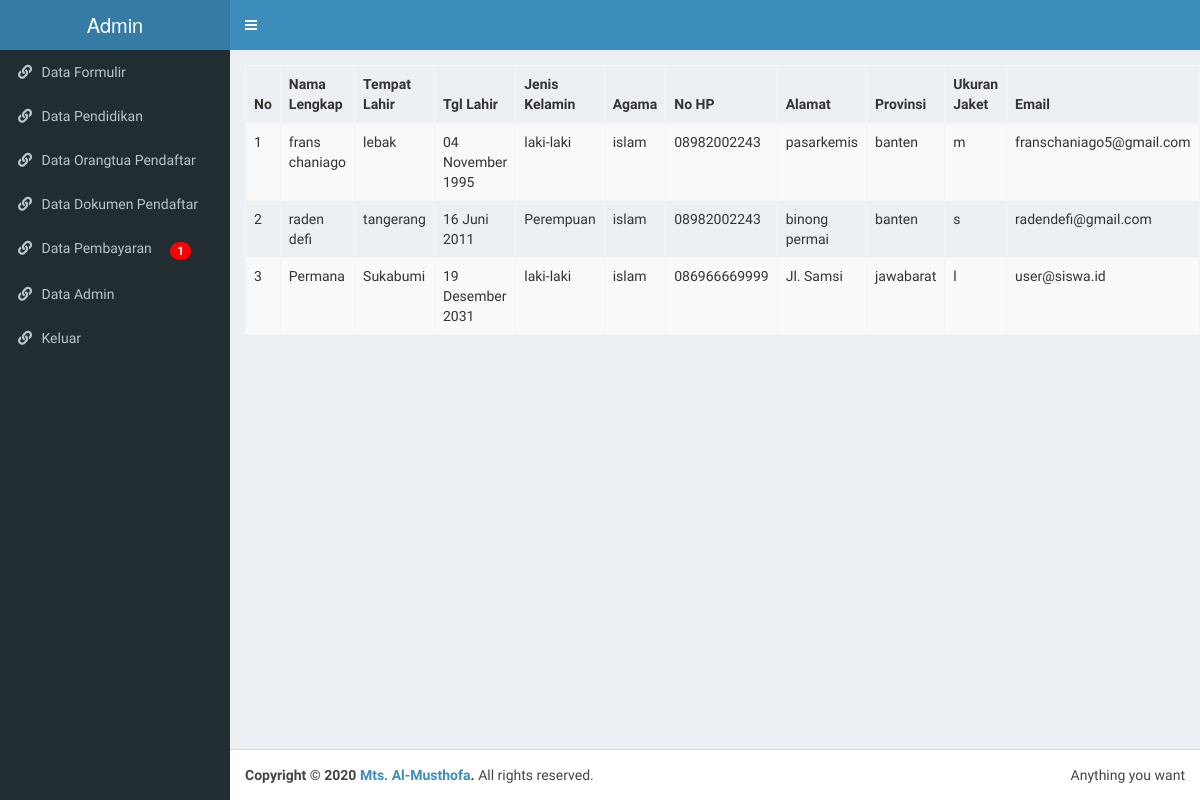
Page /admin/index.php (signed in) on the earlier database version.
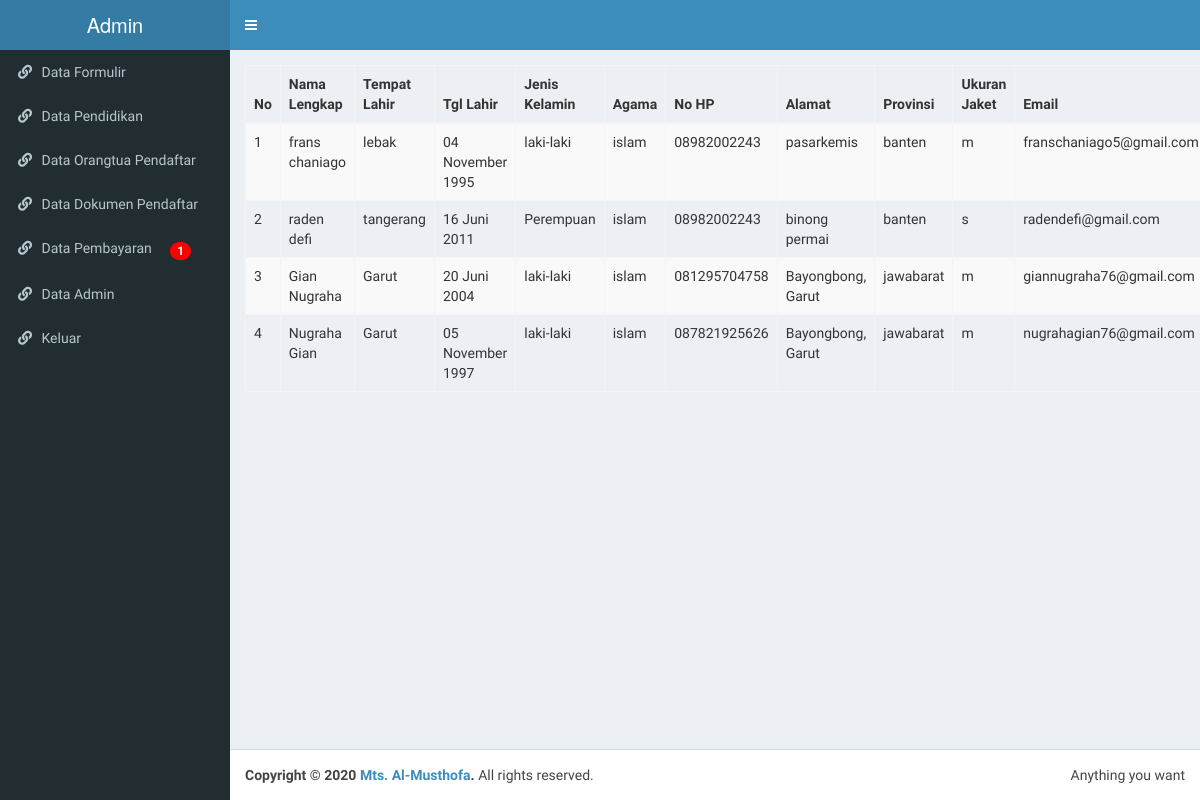
Same page on the later database version.
### tables this page shows
CREATE TABLE `formulir_mhs` (
  `id` int(11) NOT NULL AUTO_INCREMENT,
  `nama_lengkap` varchar(100) NOT NULL,
  `tempat_lahir` varchar(100) NOT NULL,
  `tgl_lahir` date NOT NULL,
  `jenis_kelamin` varchar(20) NOT NULL,
  `agama` varchar(20) NOT NULL,
  `no_hp` varchar(15) NOT NULL,
  `alamat` text NOT NULL,
  `provinsi` varchar(100) NOT NULL,
  `no_jaket` varchar(5) NOT NULL,
  `email` varchar(100) NOT NULL,
  `tgl_daftar` varchar(100) NOT NULL,
  PRIMARY KEY (`id`),
  KEY `nama_lengkap` (`nama_lengkap`)
);

### admin/config/fungsi.php (called while the page is built, shortened)
<?php
function tampilpendaftar(){
	global $konek;
	$sql="SELECT * FROM formulir_mhs";
	$result=mysqli_query($konek,$sql) or die('gagal menampilkan data');
	return $result;
}
function tampilpembayaran(){
	global $konek;
	$sql="SELECT * FROM bukti_transfer ORDER BY FIELD(status, '0', '1', '2')";
	$result=mysqli_query($konek,$sql) or die(mysqli_error($konek));
	return $result;
}
 ?>

### admin/index.php (the view, shortened to what this page needs)
<?php include 'head.php';
function tanggal_indo($tanggal)
{
  $bulan = array (1 =>   'Januari',
        'Februari',
        'Maret',
        'April',
        'Mei',
        'Juni',
        'Juli',
        'Agustus',
        'September',
        'Oktober',
        'November',
        'Desember'
      );
  $split = explode('-', $tanggal);
  return $split[2] . ' ' . $bulan[ (int)$split[1] ] . ' ' . $split[0];
}
if(empty($_SESSION['id'])){ ?>
  <script>window.location.href='login.php'</script>
<?php }else{
$result=tampilpendaftar();
?>
<link rel="stylesheet" type="text/css" href="dt/css/dataTables.bootstrap.css">
<table class="table table-striped table-bordered">
  <thead>
    <tr>
      <th>No</th>
      <th>Nama Lengkap</th>
      <th>Tempat Lahir</th>
      <th>Tgl Lahir</th>
      <th>Jenis Kelamin</th>
      <th>Agama</th>
      <th>No HP</th>
      <th>Alamat</th>
      <th>Provinsi</th>
      <th>Ukuran Jaket</th>
      <th>Email</th>
    </tr>
  </thead>
      <tbody>
      <?php $no=1; while ($row=mysqli_fetch_assoc($result)) {
      ?>
        <tr>
        <td><?= $no; ?></td>
        <td><?= $row['nama_lengkap'] ?></td>
        <td><?= $row['tempat_lahir'] ?></td>
        <td><?= tanggal_indo($row['tgl_lahir']) ?></td>
        <td><?= $row['jenis_kelamin'] ?></td>
        <td><?= $row['agama'] ?></td>
        <td><?= $row['no_hp'] ?></td>
        <td><?= $row['alamat'] ?></td>
        <td><?= $row['provinsi'] ?></td>
        <td><?= $row['no_jaket'] ?></td>
        <td><?= $row['email'] ?></td>
        </tr>
        <?php $no++; }?>
      </tbody>
</table>
</head>
<?php }include 'foot.php'; ?>

### admin/head.php (shortened to what this page needs)
<!DOCTYPE html>
<html>
<head>
  <link rel="stylesheet" href="bootstrap/css/bootstrap.min.css">
  <link rel="stylesheet" href="https://cdnjs.cloudflare.com/ajax/libs/font-awesome/4.5.0/css/font-awesome.min.css">
  <link rel="stylesheet" href="https://cdnjs.cloudflare.com/ajax/libs/ionicons/2.0.1/css/ionicons.min.css">
  <link rel="stylesheet" href="dist/css/AdminLTE.min.css">
  <link rel="stylesheet" href="dist/css/skins/skin-blue.min.css">
  <link rel="stylesheet" href="https://use.fontawesome.com/releases/v5.7.2/css/all.css">
<body class="hold-transition skin-blue sidebar-mini">
<div class="wrapper">
  <header class="main-header">
    <a href="index.php" class="logo">
      <span class="logo-lg">Admin</span>
    </a>
    <nav class="navbar navbar-static-top" role="navigation">
      <a href="#" class="sidebar-toggle" data-toggle="offcanvas" role="button">
      </a>
    </nav>
  </header>
  <aside class="main-sidebar">
    <section class="sidebar">
      <?php
        $result=tampilpembayaran();
        $count=0;
        while ($row=mysqli_fetch_assoc($result)) {
          if ($row['status']=='0') {
            $count+=1;
          }
        }
       ?>
      <ul class="sidebar-menu">
        <li><a href="index.php"><i class="fa fa-link"></i> <span>Data Formulir</span></a></li>
        <li><a href="data_pendidikan.php"><i class="fa fa-link"></i> <span>Data Pendidikan</span></a></li>
        <li><a href="data_ortu.php"><i class="fa fa-link"></i> <span>Data Orangtua Pendaftar</span></a></li>
        <li><a href="data_dokumen.php"><i class="fa fa-link"></i> <span>Data Dokumen Pendaftar</span></a></li>
        <?php if ($count=='0'){?>
        <li><a href="data_pembayaran.php"><i class="fa fa-link"></i> <span>Data Pembayaran </span></a></li>
        <?php }else{ ?>
        <li><a href="data_pembayaran.php"><i class="fa fa-link"></i> <span>Data Pembayaran <span class="badge"><?php echo $count; ?></span></span></a></li>
        <?php } ?>
        <li><a href="data_admin.php"><i class="fa fa-link"></i> <span>Data Admin</span></a></li>
        <li><a href="logout.php"><i class="fa fa-link"></i> <span>Keluar</span></a></li>
      </ul>
    </section>
  </aside>
  <div class="content-wrapper">
    <section class="content">

### admin/foot.php (shortened to what this page needs)
<footer class="main-footer">
    <div class="pull-right hidden-xs">
      Anything you want
    </div>
    <strong>Copyright &copy; 2020 <a href="#">Mts. Al-Musthofa</a>.</strong> All rights reserved.
  </footer>
</body>
</html>

### admin/head.php (style rules this page uses)
.badge { display: inline-block; min-width: 10px; padding: 3px 7px; font-size: 12px; font-weight: 700; line-height: 1; color: #fff; text-align: center; white-space: nowrap; vertical-align: middle; background-color: red; border-radius: 10px; margin-left: 15px; }

Differences in the rows shown:
removed formulir_mhs: nama_lengkap "Permana", tempat_lahir "Sukabumi", tgl_lahir "19 Desember 2031", jenis_kelamin "laki-laki", agama "islam", no_hp "086966669999", alamat "Jl. Samsi", provinsi "jawabarat", no_jaket "l", email "user@siswa.id"
added formulir_mhs: nama_lengkap "Gian Nugraha", tempat_lahir "Garut", tgl_lahir "20 Juni 2004", jenis_kelamin "laki-laki", agama "islam", no_hp "081295704758", alamat "Bayongbong, Garut", provinsi "jawabarat", no_jaket "m", email "giannugraha76@gmail.com"
added formulir_mhs: nama_lengkap "Nugraha Gian", tempat_lahir "Garut", tgl_lahir "05 November 1997", jenis_kelamin "laki-laki", agama "islam", no_hp "087821925626", alamat "Bayongbong, Garut", provinsi "jawabarat", no_jaket "m", email "nugrahagian76@gmail.com"
